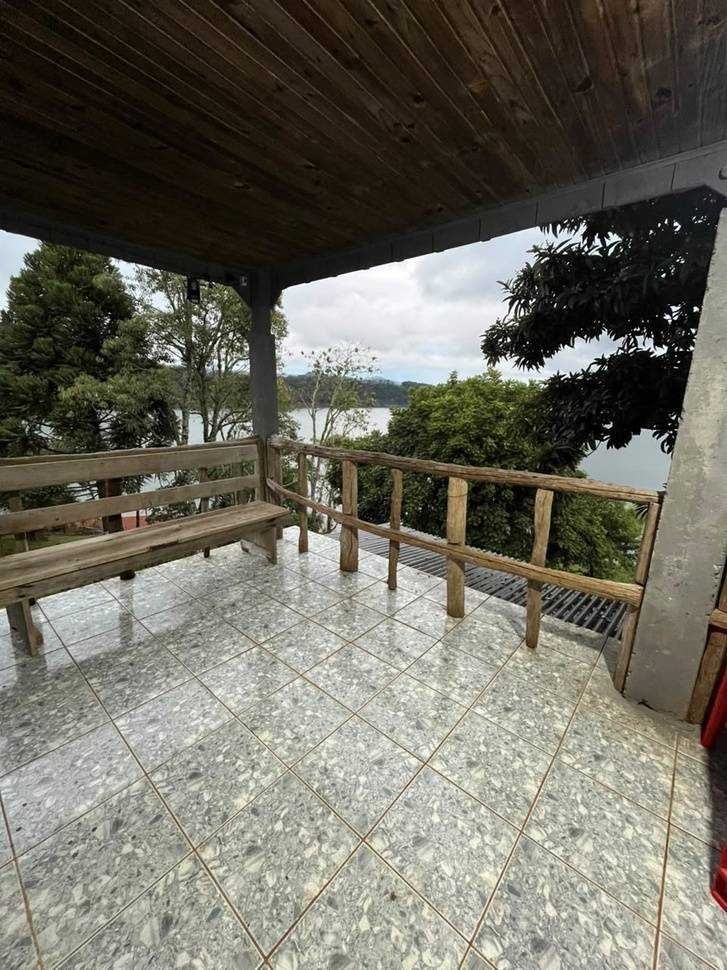
#> input picture assets/images/WhatsApp Image 2026-06-19 at 09.41.40 (1).jpeg, 727 x 970 px, shrunk from 960 x 1280 before the run
$ python make_transparent.py 'assets/images/WhatsApp Image 2026-06-19 at 09.41.40 (1).jpeg' 'assets/images/WhatsApp Image 2026-06-19 at 09.41.40 (2).jpeg'
#> lines starting #> are read from the running program, lines starting #| are printed output that depends on the picture; after the words box and inside, x2 and y2 are one past the last pixel; in counts of white or black regions, pixels touching at a corner belong together
from PIL import Image
import sys
import numpy as np

def make_transparent(input_path, output_path):
    print(f"Processing {input_path} for transparency...")
    try:
        # Load image and ensure RGBA
        img = Image.open(input_path).convert('RGBA')
        data = np.array(img)

        # We look for very dark pixels (e.g. R<20, G<25, B<35)
        # to identify the dark blue background #060a13
        r, g, b, a = data[:,:,0], data[:,:,1], data[:,:,2], data[:,:,3]
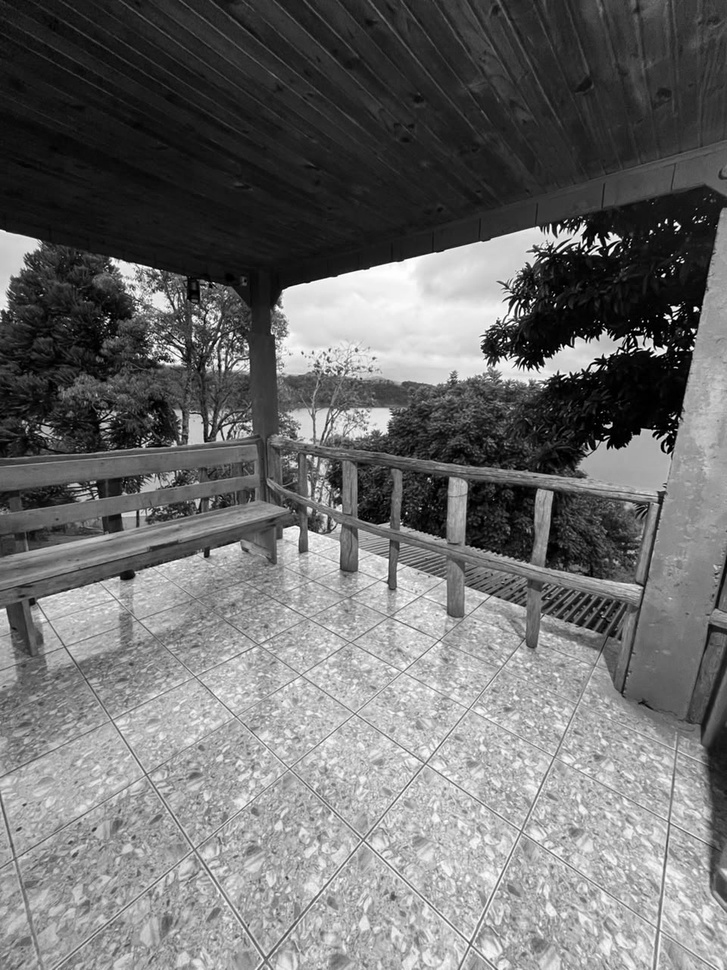
#> r: shape (970, 727); min 0, max 255, mean 109.3
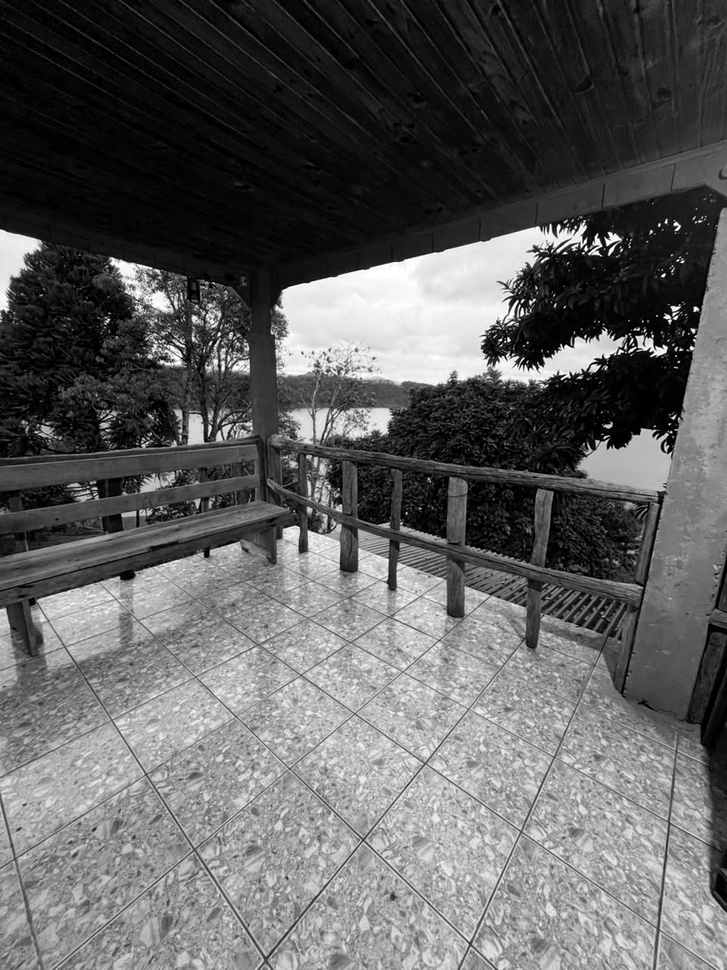
#> b: shape (970, 727); min 0, max 255, mean 95.8
#> a: shape (970, 727); every value is 255
        mask = (r < 25) & (g < 30) & (b < 40)
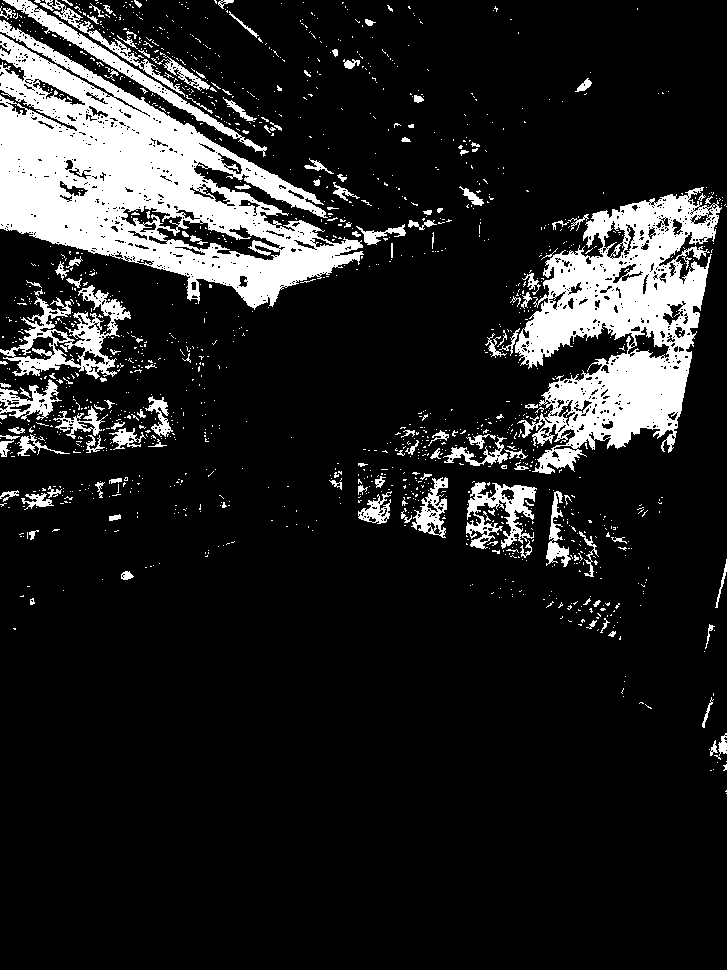
#> mask: shape (970, 727) bool; 13.9% white; 1443 white regions (1300 under 20 px), largest, box (x1, y1, x2, y2) and area: (0, 20, 364, 310) 42797, (515, 187, 722, 474) 28208, (0, 285, 131, 379) 3966

        # Set alpha to 0 (transparent) for the background pixels
        data[mask, 3] = 0
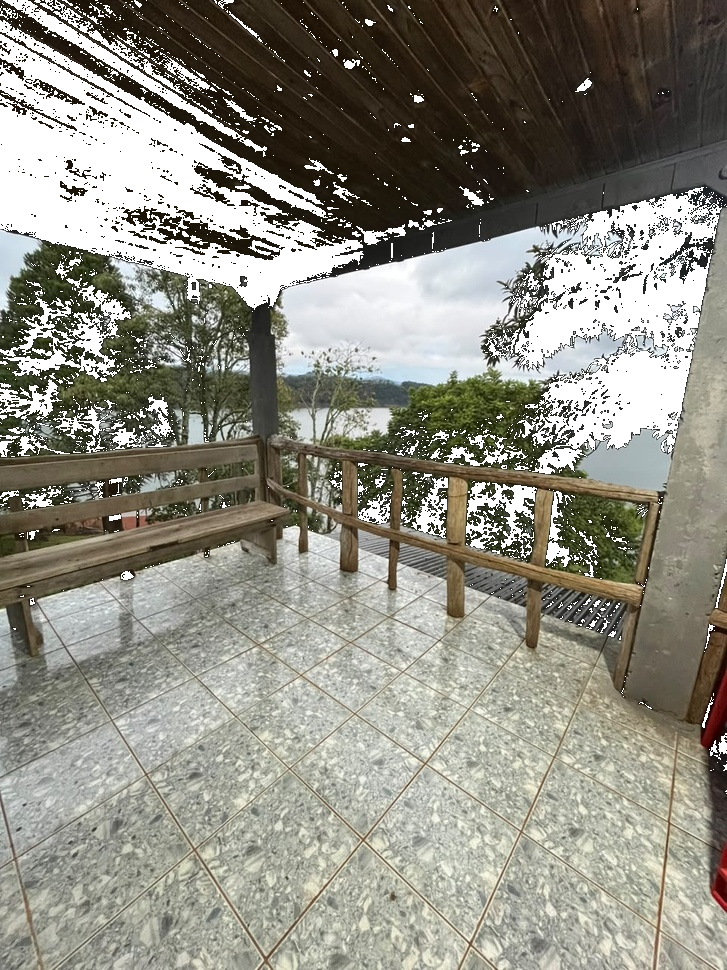
#> data: shape (970, 727, 4); mean R, G, B, A 109.3, 107.5, 95.8, 219.6; transparent parts drawn white

        # Save the result
        result = Image.fromarray(data)
        result.save(output_path)
        print(f"Successfully saved transparent image to {output_path}")
    except Exception as e:
        print(f"Error processing image: {e}")
        sys.exit(1)

if __name__ == "__main__":
    if len(sys.argv) != 3:
        print("Usage: python make_transparent.py <input> <output>")
        sys.exit(1)
    make_transparent(sys.argv[1], sys.argv[2])

$ run again, on assets/images/WhatsApp Image 2026-06-19 at 09.41.40 (3).jpeg
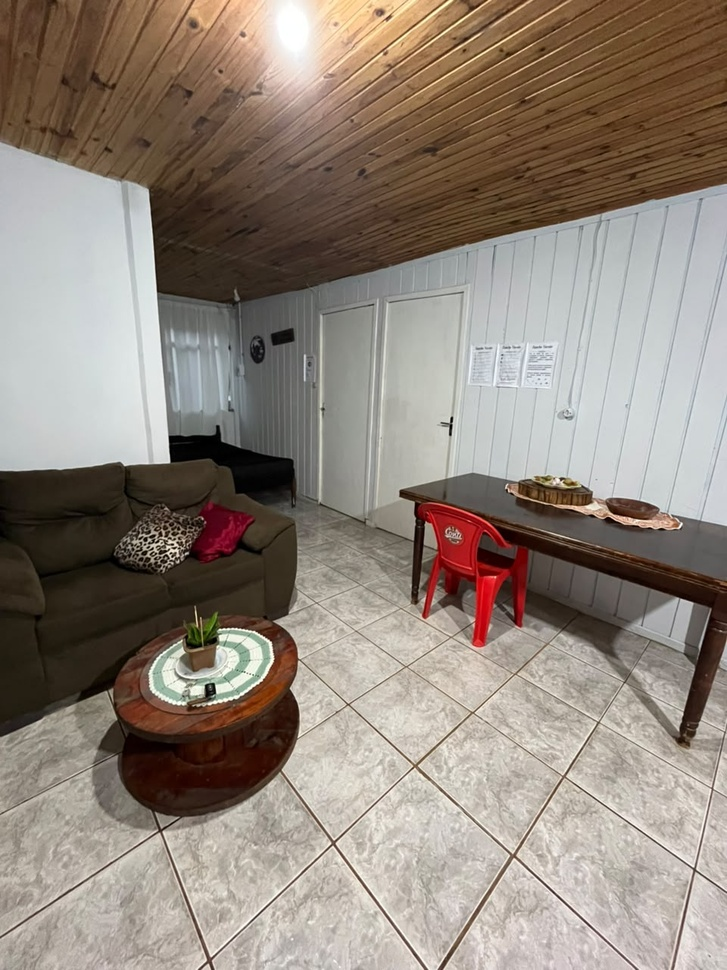
#> input picture assets/images/WhatsApp Image 2026-06-19 at 09.41.40 (3).jpeg, 727 x 970 px, shrunk from 960 x 1280 before the run
#> a: shape (970, 727); every value is 255
#> in make_transparent, `mask = (r < 25) & (g < 30) & (b < 40)`:
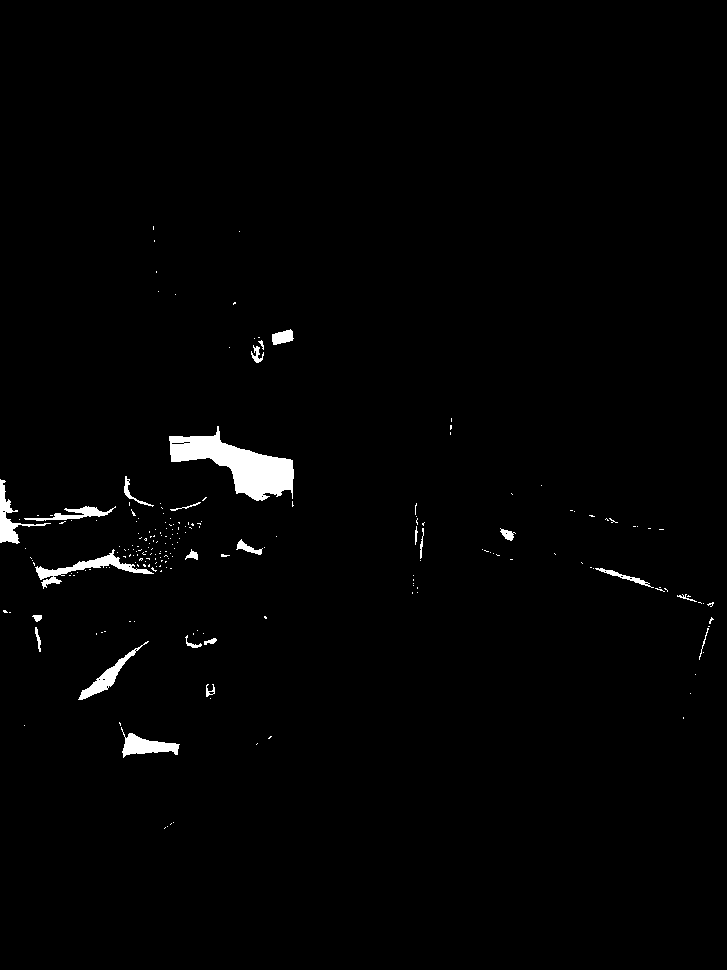
#> mask: shape (970, 727) bool; 1.4% white; 214 white regions (190 under 20 px), largest, box (x1, y1, x2, y2) and area: (169, 426, 294, 501) 4011, (35, 549, 154, 589) 972, (121, 727, 180, 758) 760
#> in make_transparent, `data[mask, 3] = 0`:
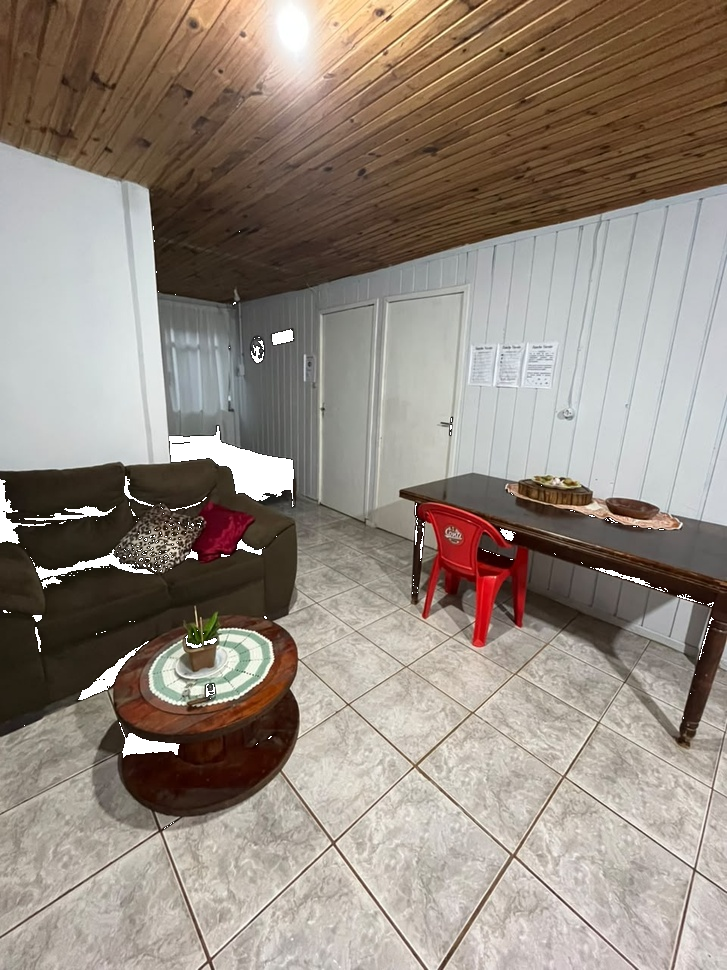
#> data: shape (970, 727, 4); mean R, G, B, A 145.1, 133.5, 122.9, 251.5; transparent parts drawn white

$ run again, on assets/images/WhatsApp Image 2026-06-19 at 09.41.41 (1).jpeg
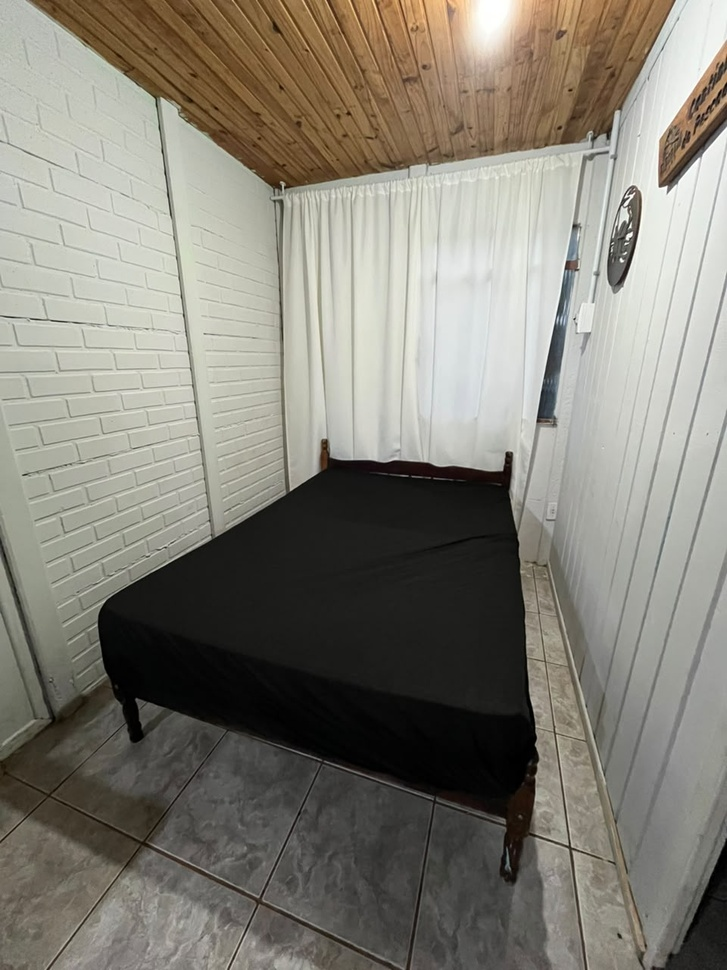
#> input picture assets/images/WhatsApp Image 2026-06-19 at 09.41.41 (1).jpeg, 727 x 970 px, shrunk from 960 x 1280 before the run
#> a: shape (970, 727); every value is 255
#> in make_transparent, `mask = (r < 25) & (g < 30) & (b < 40)`:
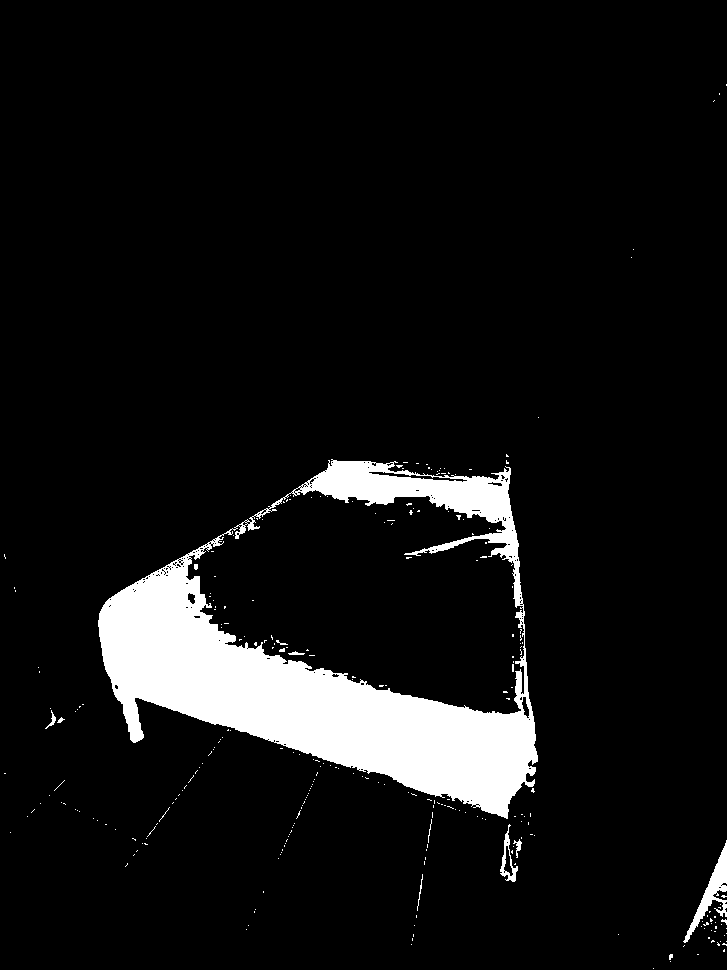
#> mask: shape (970, 727) bool; 7.8% white; 279 white regions (268 under 20 px), largest, box (x1, y1, x2, y2) and area: (98, 459, 538, 819) 52443, (683, 840, 727, 943) 1103, (500, 824, 518, 882) 307
#> in make_transparent, `data[mask, 3] = 0`:
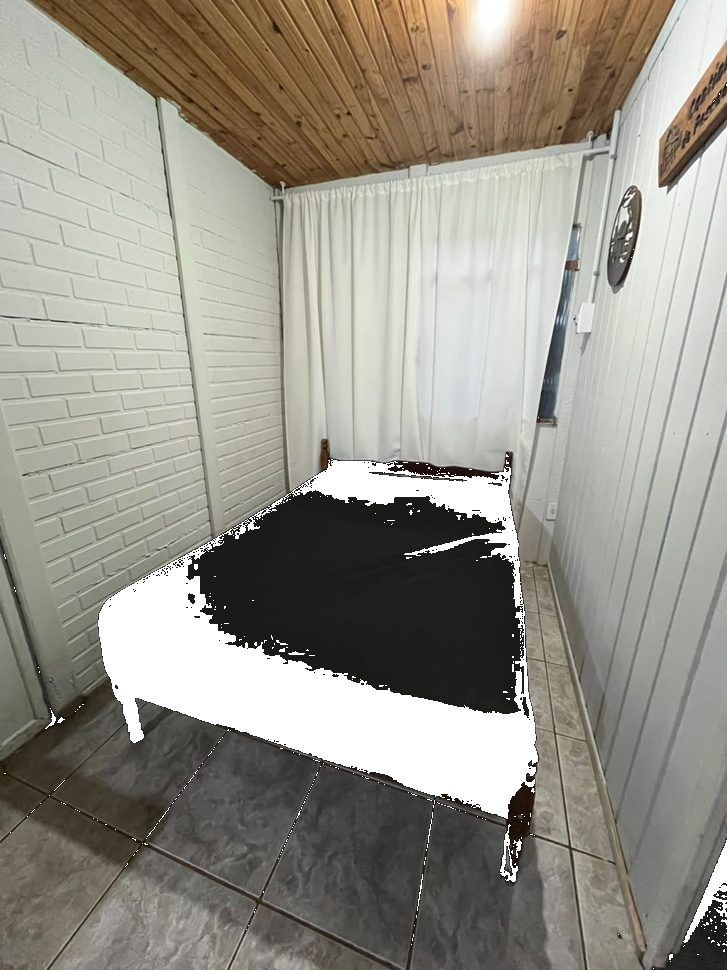
#> data: shape (970, 727, 4); mean R, G, B, A 132.2, 128.7, 118.7, 235.1; transparent parts drawn white

$ run again, on assets/images/WhatsApp Image 2026-06-19 at 09.41.41 (2).jpeg
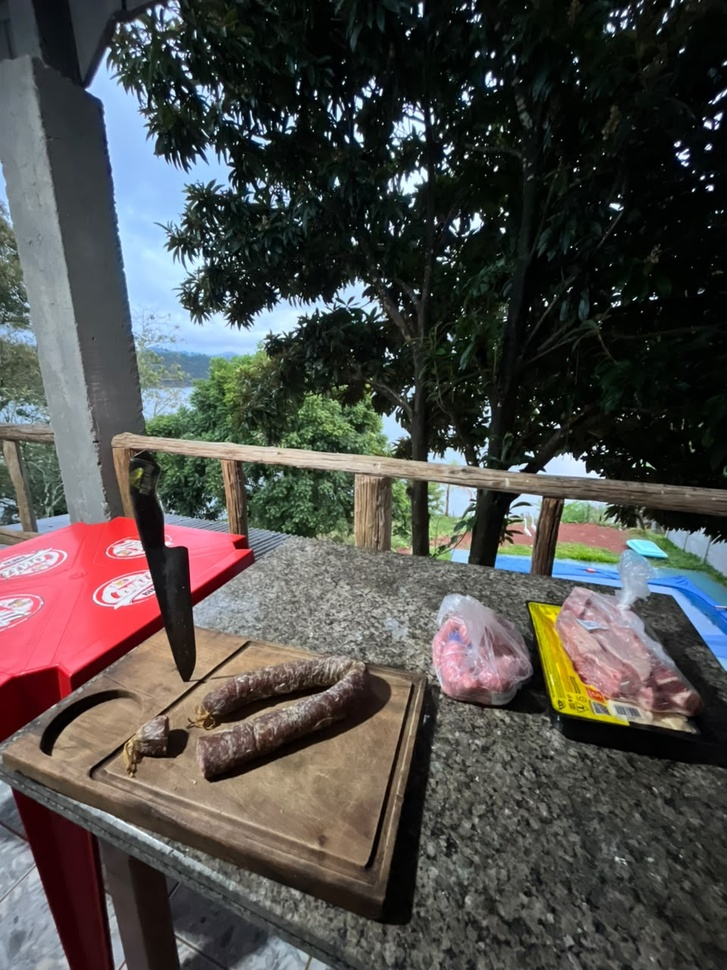
#> input picture assets/images/WhatsApp Image 2026-06-19 at 09.41.41 (2).jpeg, 727 x 970 px, shrunk from 960 x 1280 before the run
#> a: shape (970, 727); every value is 255
#> in make_transparent, `mask = (r < 25) & (g < 30) & (b < 40)`:
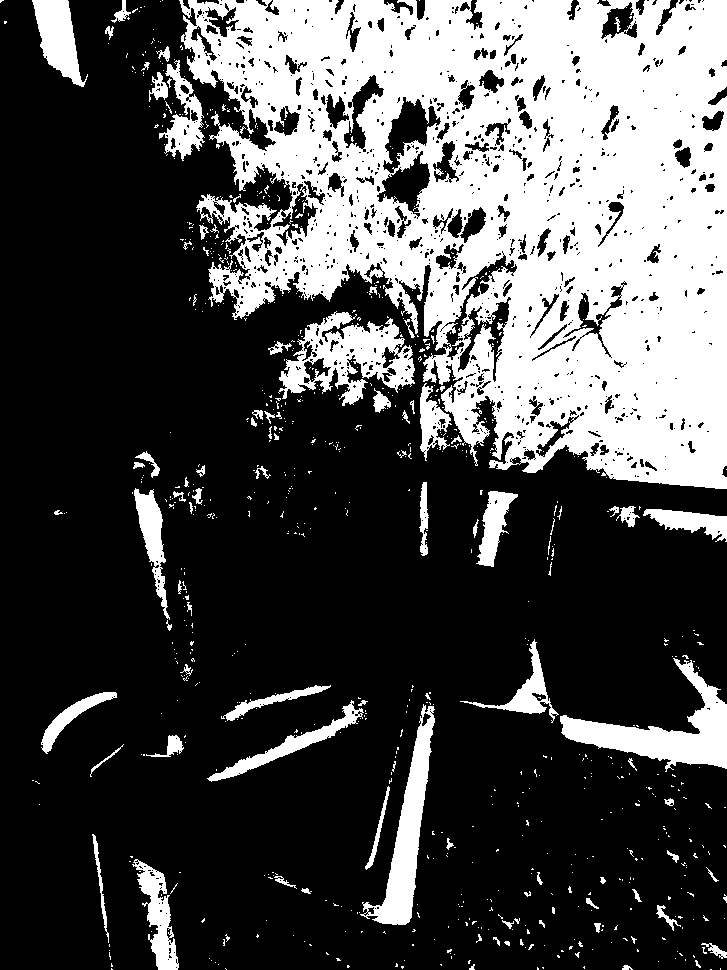
#> mask: shape (970, 727) bool; 30.1% white; 791 white regions (696 under 20 px), largest, box (x1, y1, x2, y2) and area: (179, 0, 727, 489) 169409, (560, 658, 727, 772) 6218, (278, 311, 415, 406) 6037
#> in make_transparent, `data[mask, 3] = 0`:
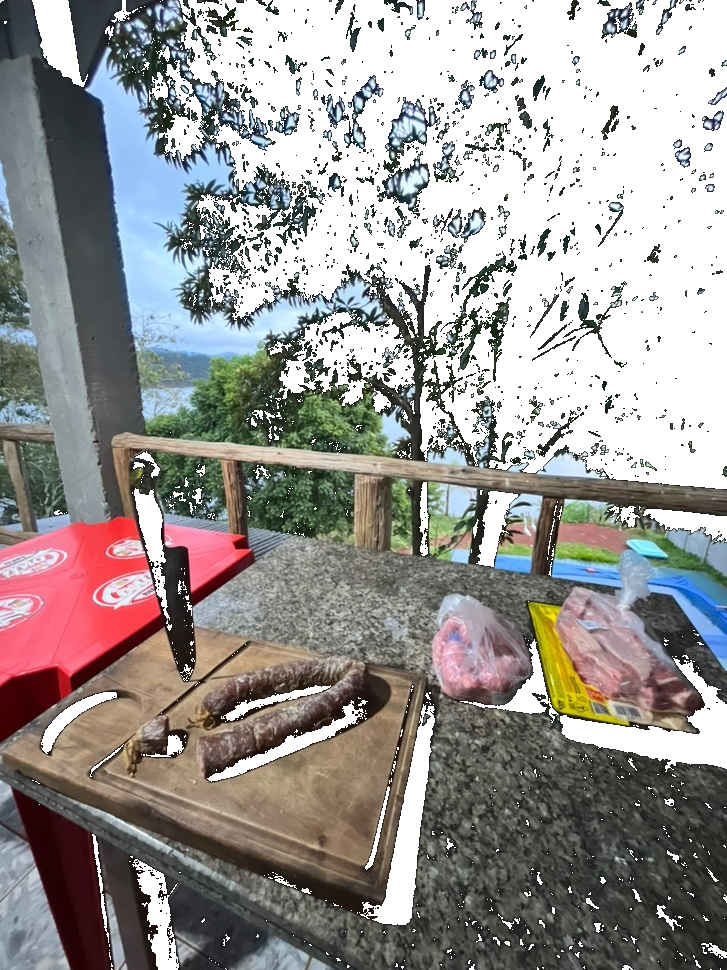
#> data: shape (970, 727, 4); mean R, G, B, A 78.3, 76.2, 73.4, 178.4; transparent parts drawn white
